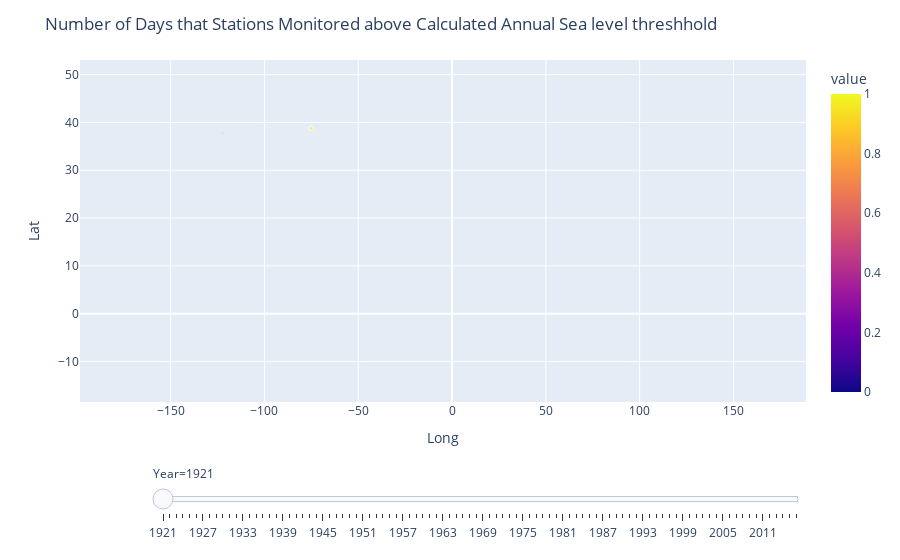

Here is the notebook cell this chart was saved with:
### Code cell
import plotly.express as px

df = px.data.gapminder()
fig = px.scatter(combined_flood_station_hist, x="Long", y="Lat", animation_frame="Year", animation_group="value",
           size="value", color="value", hover_name="Station Name",)

fig["layout"].pop("updatemenus") # optional, drop animation buttons
fig.update_layout(
    title_text = 'Number of Days that Stations Monitored above Calculated Annual Sea level threshhold'
)
fig.show()

### Figure 1 — Plotly figure (JSON) as saved in the notebook; plotly's stock layout.template omitted (floating-point values rounded to 4 significant figures)
{"data": [{"hovertemplate": "<b>%{hovertext}</b><br><br>Year=1921<br>Long=%{x}<br>Lat=%{y}<br>value=%{marker.color}<extra></extra>", "hovertext": ["Alameda, CA", "Annapolis, MD", "Apalachicola, FL", "Apra Harbor, Guam", "Arena Cove, CA", "Atlantic City, NJ", "Baltimore, MD", "Bar Harbor, ME", "Bay Waveland, MS", "Beaufort, NC", "Bergen Point, NY", "Boston, MA", "Bridgeport, CT", "Cambridge, MD", "Cape May, NJ", "Cedar Key, FL", "Charleston, OR", "Charleston, SC", "Charlotte Amalie, VI", "Cherry Point, WA", "Chesapeake Bay Bridge, VA", "Clearwater, FL", "Corpus Christi, TX", "Dauphin Island, AL", "Duck, NC", "Eagle Point, TX", "Fernandina Beach, FL", "Fort Myers, FL", "Fort Pulaski, GA", "Friday Harbor, WA", "Galveston Pier 21, TX", "Grand Isle, LA", "Hilo, HI", "Honolulu, HI", "Humboldt Bay, CA", "Kahului, HI", "Kawaihae, HI", "Key West, FL", "Kings Point, NY", "Kiptopeke, VA", "Kwajalein Island", "La Jolla, CA", "Lewes, DE", "Lewisetta, VA", "Lime Tree Bay, VI", "Los Angeles, CA", "Magueyes Island, PR", "Mayport, FL", "Midway Island", "Mokuoloe, HI", "Montauk, NY", "Monterey, CA", "Morgans Point, TX", "Nantucket Island, MA", "Naples, FL", "Nawiliwili, HI", "New London, CT", "Newport, RI", "Oregon Inlet, NC ", "Pago Pago, American Samoa ", "Panama City Beach, FL", "Panama City, FL", "Pensacola, FL", "Philadelphia, PA", "Point Reyes, CA", "Port Angeles, WA", "Port Chicago, CA", "Port Isabel, TX", "Port Orford, CA", "Port San Luis, CA", "Port Townsend, WA", "Portland, ME", "Providence, RI", "Reedy Point, DE", "Rockport, TX", "Sabine Pass, TX", "San Diego, CA", "San Francisco, CA", "San Juan, PR", "Sandy Hook, NJ", "Santa Monica, CA", "Seattle, WA", "Sewells Point, VA", "Solomons Island, MD", "South Beach, OR", "Springmaid Pier, SC", "St. Petersburg, FL", "The Battery, NY", "Toke Point,WA", "Tolchester Beach, MD", "Trident Pier, FL", "Vaca Key, FL", "Virginia Key, FL", "Wachapreague, VA", "Wake Island", "Washington, DC", "Wilmington, NC", "Windmill Point, VA", "Woods Hole, MA"], "ids": [0.1667, 0.1667, 0.1667, 0.1667, 0.1667, 0.1667, 0, 0.1667, 0.1667, 0.1667, 0.1667, 0, 0.1667, 0.1667, 0.1667, 0, 0.1667, 0.1667, 0.1667, 0.1667, 0.1667, 0.1667, 0.1667, 0.1667, 0.1667, 0.1667, 0, 0.1667, 0.1667, 0.1667, 0, 0.1667, 0.1667, 0, 0.1667, 0.1667, 0.1667, 0, 0.1667, 0.1667, 0.1667, 0.1667, 1, 0.1667, 0.1667, 0.1667, 0.1667, 0.1667, 0.1667, 0.1667, 0.1667, 0.1667, 0.1667, 0.1667, 0.1667, 0.1667, 0.1667, 0.1667, 0.1667, 0.1667, 0.1667, 0.1667, 0.1667, 0.1667, 0.1667, 0.1667, 0.1667, 0.1667, 0.1667, 0.1667, 0.1667, 1, 0.1667, 0.1667, 0.1667, 0.1667, 0, 0, 0.1667, 0.1667, 0.1667, 0, 0.1667, 0.1667, 0.1667, 0.1667, 0.1667, 0.1667, 0.1667, 0.1667, 0.1667, 0.1667, 0.1667, 0.1667, 0.1667, 0.1667, 0.1667, 0.1667, 0.1667], "legendgroup": "", "marker": {"color": [0.1667, 0.1667, 0.1667, 0.1667, 0.1667, 0.1667, 0, 0.1667, 0.1667, 0.1667, 0.1667, 0, 0.1667, 0.1667, 0.1667, 0, 0.1667, 0.1667, 0.1667, 0.1667, 0.1667, 0.1667, 0.1667, 0.1667, 0.1667, 0.1667, 0, 0.1667, 0.1667, 0.1667, 0, 0.1667, 0.1667, 0, 0.1667, 0.1667, 0.1667, 0, 0.1667, 0.1667, 0.1667, 0.1667, 1, 0.1667, 0.1667, 0.1667, 0.1667, 0.1667, 0.1667, 0.1667, 0.1667, 0.1667, 0.1667, 0.1667, 0.1667, 0.1667, 0.1667, 0.1667, 0.1667, 0.1667, 0.1667, 0.1667, 0.1667, 0.1667, 0.1667, 0.1667, 0.1667, 0.1667, 0.1667, 0.1667, 0.1667, 1, 0.1667, 0.1667, 0.1667, 0.1667, 0, 0, 0.1667, 0.1667, 0.1667, 0, 0.1667, 0.1667, 0.1667, 0.1667, 0.1667, 0.1667, 0.1667, 0.1667, 0.1667, 0.1667, 0.1667, 0.1667, 0.1667, 0.1667, 0.1667, 0.1667, 0.1667], "coloraxis": "coloraxis", "size": [0.1667, 0.1667, 0.1667, 0.1667, 0.1667, 0.1667, 0, 0.1667, 0.1667, 0.1667, 0.1667, 0, 0.1667, 0.1667, 0.1667, 0, 0.1667, 0.1667, 0.1667, 0.1667, 0.1667, 0.1667, 0.1667, 0.1667, 0.1667, 0.1667, 0, 0.1667, 0.1667, 0.1667, 0, 0.1667, 0.1667, 0, 0.1667, 0.1667, 0.1667, 0, 0.1667, 0.1667, 0.1667, 0.1667, 1, 0.1667, 0.1667, 0.1667, 0.1667, 0.1667, 0.1667, 0.1667, 0.1667, 0.1667, 0.1667, 0.1667, 0.1667, 0.1667, 0.1667, 0.1667, 0.1667, 0.1667, 0.1667, 0.1667, 0.1667, 0.1667, 0.1667, 0.1667, 0.1667, 0.1667, 0.1667, 0.1667, 0.1667, 1, 0.1667, 0.1667, 0.1667, 0.1667, 0, 0, 0.1667, 0.1667, 0.1667, 0, 0.1667, 0.1667, 0.1667, 0.1667, 0.1667, 0.1667, 0.1667, 0.1667, 0.1667, 0.1667, 0.1667, 0.1667, 0.1667, 0.1667, 0.1667, 0.1667, 0.1667], "sizemode": "area", "sizeref": 0.1175, "symbol": "circle"}, "mode": "markers", "name": "", "orientation": "v", "showlegend": false, "type": "scatter", "x": [-122.3, -76.48, -84.98, 144.7, -123.7, -74.42, -76.58, -68.21, -89.33, -76.67, -74.14, -71.05, -73.18, -76.07, -74.96, -83.03, -124.3, -79.93, -64.92, -122.8, -76.11, -82.83, -97.22, -88.08, -75.75, -94.92, -81.47, -81.87, -80.9, -123.0, -94.79, -89.96, -155.1, -157.9, -124.2, -156.5, -155.8, -81.81, -73.76, -75.99, 167.7, -117.3, -75.12, -76.46, -64.75, -118.3, -67.05, -81.43, -177.4, -157.8, -71.96, -121.9, -94.99, -70.1, -81.81, -159.4, -72.09, -71.33, -75.55, -170.7, -85.88, -85.67, -87.21, -75.14, -123.0, -123.4, -122.0, -97.22, -124.5, -120.8, -122.8, -70.25, -71.4, -75.57, -97.05, -93.87, -117.2, -122.5, -66.12, -74.01, -118.5, -122.3, -76.33, -76.45, -124.0, -78.92, -82.63, -74.01, -124.0, -76.25, -80.59, -81.11, -80.16, -75.69, 166.6, -77.02, -77.95, -76.29, -70.67], "xaxis": "x", "y": [37.77, 38.98, 29.73, 13.44, 38.91, 39.36, 39.27, 44.39, 30.33, 34.72, 40.64, 42.35, 41.17, 38.57, 38.97, 29.14, 43.35, 32.78, 18.34, 48.86, 36.97, 27.98, 27.58, 30.25, 36.18, 29.48, 30.67, 26.65, 32.03, 48.55, 29.31, 29.26, 19.73, 21.31, 40.77, 20.9, 20.04, 24.56, 40.81, 37.17, 8.73, 32.87, 38.78, 38, 17.69, 33.72, 17.97, 30.4, 28.21, 21.43, 41.05, 36.61, 29.68, 41.29, 26.13, 21.95, 41.36, 41.51, 35.8, -14.28, 30.21, 30.15, 30.4, 39.93, 38, 48.13, 38.06, 26.06, 42.74, 35.18, 48.11, 43.66, 41.81, 39.56, 28.02, 29.73, 32.71, 37.81, 18.46, 40.47, 34.01, 47.6, 36.95, 38.32, 44.63, 33.66, 27.76, 40.7, 46.71, 39.21, 28.42, 24.71, 25.73, 37.61, 19.29, 38.87, 34.23, 37.62, 41.52], "yaxis": "y"}], "layout": {"coloraxis": {"colorbar": {"title": {"text": "value"}}, "colorscale": [[0, "#0d0887"], [0.1111, "#46039f"], [0.2222, "#7201a8"], [0.3333, "#9c179e"], [0.4444, "#bd3786"], [0.5556, "#d8576b"], [0.6667, "#ed7953"], [0.7778, "#fb9f3a"], [0.8889, "#fdca26"], [1, "#f0f921"]]}, "legend": {"itemsizing": "constant", "tracegroupgap": 0}, "margin": {"t": 60}, "sliders": [{"active": 0, "currentvalue": {"prefix": "Year="}, "len": 0.9, "pad": {"b": 10, "t": 60}, "steps": [{"args": [["1921"], {"frame": {"duration": 0, "redraw": false}, "fromcurrent": true, "mode": "immediate", "transition": {"duration": 0, "easing": "linear"}}], "label": "1921", "method": "animate"}, {"args": [["1922"], {"frame": {"duration": 0, "redraw": false}, "fromcurrent": true, "mode": "immediate", "transition": {"duration": 0, "easing": "linear"}}], "label": "1922", "method": "animate"}, {"args": [["1923"], {"frame": {"duration": 0, "redraw": false}, "fromcurrent": true, "mode": "immediate", "transition": {"duration": 0, "easing": "linear"}}], "label": "1923", "method": "animate"}, {"args": [["1924"], {"frame": {"duration": 0, "redraw": false}, "fromcurrent": true, "mode": "immediate", "transition": {"duration": 0, "easing": "linear"}}], "label": "1924", "method": "animate"}, {"args": [["1925"], {"frame": {"duration": 0, "redraw": false}, "fromcurrent": true, "mode": "immediate", "transition": {"duration": 0, "easing": "linear"}}], "label": "1925", "method": "animate"}, {"args": [["1926"], {"frame": {"duration": 0, "redraw": false}, "fromcurrent": true, "mode": "immediate", "transition": {"duration": 0, "easing": "linear"}}], "label": "1926", "method": "animate"}, {"args": [["1927"], {"frame": {"duration": 0, "redraw": false}, "fromcurrent": true, "mode": "immediate", "transition": {"duration": 0, "easing": "linear"}}], "label": "1927", "method": "animate"}, {"args": [["1928"], {"frame": {"duration": 0, "redraw": false}, "fromcurrent": true, "mode": "immediate", "transition": {"duration": 0, "easing": "linear"}}], "label": "1928", "method": "animate"}, {"args": [["1929"], {"frame": {"duration": 0, "redraw": false}, "fromcurrent": true, "mode": "immediate", "transition": {"duration": 0, "easing": "linear"}}], "label": "1929", "method": "animate"}, {"args": [["1930"], {"frame": {"duration": 0, "redraw": false}, "fromcurrent": true, "mode": "immediate", "transition": {"duration": 0, "easing": "linear"}}], "label": "1930", "method": "animate"}, {"args": [["1931"], {"frame": {"duration": 0, "redraw": false}, "fromcurrent": true, "mode": "immediate", "transition": {"duration": 0, "easing": "linear"}}], "label": "1931", "method": "animate"}, {"args": [["1932"], {"frame": {"duration": 0, "redraw": false}, "fromcurrent": true, "mode": "immediate", "transition": {"duration": 0, "easing": "linear"}}], "label": "1932", "method": "animate"}, {"args": [["1933"], {"frame": {"duration": 0, "redraw": false}, "fromcurrent": true, "mode": "immediate", "transition": {"duration": 0, "easing": "linear"}}], "label": "1933", "method": "animate"}, {"args": [["1934"], {"frame": {"duration": 0, "redraw": false}, "fromcurrent": true, "mode": "immediate", "transition": {"duration": 0, "easing": "linear"}}], "label": "1934", "method": "animate"}, {"args": [["1935"], {"frame": {"duration": 0, "redraw": false}, "fromcurrent": true, "mode": "immediate", "transition": {"duration": 0, "easing": "linear"}}], "label": "1935", "method": "animate"}, {"args": [["1936"], {"frame": {"duration": 0, "redraw": false}, "fromcurrent": true, "mode": "immediate", "transition": {"duration": 0, "easing": "linear"}}], "label": "1936", "method": "animate"}, {"args": [["1937"], {"frame": {"duration": 0, "redraw": false}, "fromcurrent": true, "mode": "immediate", "transition": {"duration": 0, "easing": "linear"}}], "label": "1937", "method": "animate"}, {"args": [["1938"], {"frame": {"duration": 0, "redraw": false}, "fromcurrent": true, "mode": "immediate", "transition": {"duration": 0, "easing": "linear"}}], "label": "1938", "method": "animate"}, {"args": [["1939"], {"frame": {"duration": 0, "redraw": false}, "fromcurrent": true, "mode": "immediate", "transition": {"duration": 0, "easing": "linear"}}], "label": "1939", "method": "animate"}, {"args": [["1940"], {"frame": {"duration": 0, "redraw": false}, "fromcurrent": true, "mode": "immediate", "transition": {"duration": 0, "easing": "linear"}}], "label": "1940", "method": "animate"}, {"args": [["1941"], {"frame": {"duration": 0, "redraw": false}, "fromcurrent": true, "mode": "immediate", "transition": {"duration": 0, "easing": "linear"}}], "label": "1941", "method": "animate"}, {"args": [["1942"], {"frame": {"duration": 0, "redraw": false}, "fromcurrent": true, "mode": "immediate", "transition": {"duration": 0, "easing": "linear"}}], "label": "1942", "method": "animate"}, {"args": [["1943"], {"frame": {"duration": 0, "redraw": false}, "fromcurrent": true, "mode": "immediate", "transition": {"duration": 0, "easing": "linear"}}], "label": "1943", "method": "animate"}, {"args": [["1944"], {"frame": {"duration": 0, "redraw": false}, "fromcurrent": true, "mode": "immediate", "transition": {"duration": 0, "easing": "linear"}}], "label": "1944", "method": "animate"}, {"args": [["1945"], {"frame": {"duration": 0, "redraw": false}, "fromcurrent": true, "mode": "immediate", "transition": {"duration": 0, "easing": "linear"}}], "label": "1945", "method": "animate"}, {"args": [["1946"], {"frame": {"duration": 0, "redraw": false}, "fromcurrent": true, "mode": "immediate", "transition": {"duration": 0, "easing": "linear"}}], "label": "1946", "method": "animate"}, {"args": [["1947"], {"frame": {"duration": 0, "redraw": false}, "fromcurrent": true, "mode": "immediate", "transition": {"duration": 0, "easing": "linear"}}], "label": "1947", "method": "animate"}, {"args": [["1948"], {"frame": {"duration": 0, "redraw": false}, "fromcurrent": true, "mode": "immediate", "transition": {"duration": 0, "easing": "linear"}}], "label": "1948", "method": "animate"}, {"args": [["1949"], {"frame": {"duration": 0, "redraw": false}, "fromcurrent": true, "mode": "immediate", "transition": {"duration": 0, "easing": "linear"}}], "label": "1949", "method": "animate"}, {"args": [["1950"], {"frame": {"duration": 0, "redraw": false}, "fromcurrent": true, "mode": "immediate", "transition": {"duration": 0, "easing": "linear"}}], "label": "1950", "method": "animate"}, {"args": [["1951"], {"frame": {"duration": 0, "redraw": false}, "fromcurrent": true, "mode": "immediate", "transition": {"duration": 0, "easing": "linear"}}], "label": "1951", "method": "animate"}, {"args": [["1952"], {"frame": {"duration": 0, "redraw": false}, "fromcurrent": true, "mode": "immediate", "transition": {"duration": 0, "easing": "linear"}}], "label": "1952", "method": "animate"}, {"args": [["1953"], {"frame": {"duration": 0, "redraw": false}, "fromcurrent": true, "mode": "immediate", "transition": {"duration": 0, "easing": "linear"}}], "label": "1953", "method": "animate"}, {"args": [["1954"], {"frame": {"duration": 0, "redraw": false}, "fromcurrent": true, "mode": "immediate", "transition": {"duration": 0, "easing": "linear"}}], "label": "1954", "method": "animate"}, {"args": [["1955"], {"frame": {"duration": 0, "redraw": false}, "fromcurrent": true, "mode": "immediate", "transition": {"duration": 0, "easing": "linear"}}], "label": "1955", "method": "animate"}, {"args": [["1956"], {"frame": {"duration": 0, "redraw": false}, "fromcurrent": true, "mode": "immediate", "transition": {"duration": 0, "easing": "linear"}}], "label": "1956", "method": "animate"}, {"args": [["1957"], {"frame": {"duration": 0, "redraw": false}, "fromcurrent": true, "mode": "immediate", "transition": {"duration": 0, "easing": "linear"}}], "label": "1957", "method": "animate"}, {"args": [["1958"], {"frame": {"duration": 0, "redraw": false}, "fromcurrent": true, "mode": "immediate", "transition": {"duration": 0, "easing": "linear"}}], "label": "1958", "method": "animate"}, {"args": [["1959"], {"frame": {"duration": 0, "redraw": false}, "fromcurrent": true, "mode": "immediate", "transition": {"duration": 0, "easing": "linear"}}], "label": "1959", "method": "animate"}, {"args": [["1960"], {"frame": {"duration": 0, "redraw": false}, "fromcurrent": true, "mode": "immediate", "transition": {"duration": 0, "easing": "linear"}}], "label": "1960", "method": "animate"}, {"args": [["1961"], {"frame": {"duration": 0, "redraw": false}, "fromcurrent": true, "mode": "immediate", "transition": {"duration": 0, "easing": "linear"}}], "label": "1961", "method": "animate"}, {"args": [["1962"], {"frame": {"duration": 0, "redraw": false}, "fromcurrent": true, "mode": "immediate", "transition": {"duration": 0, "easing": "linear"}}], "label": "1962", "method": "animate"}, {"args": [["1963"], {"frame": {"duration": 0, "redraw": false}, "fromcurrent": true, "mode": "immediate", "transition": {"duration": 0, "easing": "linear"}}], "label": "1963", "method": "animate"}, {"args": [["1964"], {"frame": {"duration": 0, "redraw": false}, "fromcurrent": true, "mode": "immediate", "transition": {"duration": 0, "easing": "linear"}}], "label": "1964", "method": "animate"}, {"args": [["1965"], {"frame": {"duration": 0, "redraw": false}, "fromcurrent": true, "mode": "immediate", "transition": {"duration": 0, "easing": "linear"}}], "label": "1965", "method": "animate"}, {"args": [["1966"], {"frame": {"duration": 0, "redraw": false}, "fromcurrent": true, "mode": "immediate", "transition": {"duration": 0, "easing": "linear"}}], "label": "1966", "method": "animate"}, {"args": [["1967"], {"frame": {"duration": 0, "redraw": false}, "fromcurrent": true, "mode": "immediate", "transition": {"duration": 0, "easing": "linear"}}], "label": "1967", "method": "animate"}, {"args": [["1968"], {"frame": {"duration": 0, "redraw": false}, "fromcurrent": true, "mode": "immediate", "transition": {"duration": 0, "easing": "linear"}}], "label": "1968", "method": "animate"}, {"args": [["1969"], {"frame": {"duration": 0, "redraw": false}, "fromcurrent": true, "mode": "immediate", "transition": {"duration": 0, "easing": "linear"}}], "label": "1969", "method": "animate"}, {"args": [["1970"], {"frame": {"duration": 0, "redraw": false}, "fromcurrent": true, "mode": "immediate", "transition": {"duration": 0, "easing": "linear"}}], "label": "1970", "method": "animate"}, {"args": [["1971"], {"frame": {"duration": 0, "redraw": false}, "fromcurrent": true, "mode": "immediate", "transition": {"duration": 0, "easing": "linear"}}], "label": "1971", "method": "animate"}, {"args": [["1972"], {"frame": {"duration": 0, "redraw": false}, "fromcurrent": true, "mode": "immediate", "transition": {"duration": 0, "easing": "linear"}}], "label": "1972", "method": "animate"}, {"args": [["1973"], {"frame": {"duration": 0, "redraw": false}, "fromcurrent": true, "mode": "immediate", "transition": {"duration": 0, "easing": "linear"}}], "label": "1973", "method": "animate"}, {"args": [["1974"], {"frame": {"duration": 0, "redraw": false}, "fromcurrent": true, "mode": "immediate", "transition": {"duration": 0, "easing": "linear"}}], "label": "1974", "method": "animate"}, {"args": [["1975"], {"frame": {"duration": 0, "redraw": false}, "fromcurrent": true, "mode": "immediate", "transition": {"duration": 0, "easing": "linear"}}], "label": "1975", "method": "animate"}, {"args": [["1976"], {"frame": {"duration": 0, "redraw": false}, "fromcurrent": true, "mode": "immediate", "transition": {"duration": 0, "easing": "linear"}}], "label": "1976", "method": "animate"}, {"args": [["1977"], {"frame": {"duration": 0, "redraw": false}, "fromcurrent": true, "mode": "immediate", "transition": {"duration": 0, "easing": "linear"}}], "label": "1977", "method": "animate"}, {"args": [["1978"], {"frame": {"duration": 0, "redraw": false}, "fromcurrent": true, "mode": "immediate", "transition": {"duration": 0, "easing": "linear"}}], "label": "1978", "method": "animate"}, {"args": [["1979"], {"frame": {"duration": 0, "redraw": false}, "fromcurrent": true, "mode": "immediate", "transition": {"duration": 0, "easing": "linear"}}], "label": "1979", "method": "animate"}, {"args": [["1980"], {"frame": {"duration": 0, "redraw": false}, "fromcurrent": true, "mode": "immediate", "transition": {"duration": 0, "easing": "linear"}}], "label": "1980", "method": "animate"}, {"args": [["1981"], {"frame": {"duration": 0, "redraw": false}, "fromcurrent": true, "mode": "immediate", "transition": {"duration": 0, "easing": "linear"}}], "label": "1981", "method": "animate"}, {"args": [["1982"], {"frame": {"duration": 0, "redraw": false}, "fromcurrent": true, "mode": "immediate", "transition": {"duration": 0, "easing": "linear"}}], "label": "1982", "method": "animate"}, {"args": [["1983"], {"frame": {"duration": 0, "redraw": false}, "fromcurrent": true, "mode": "immediate", "transition": {"duration": 0, "easing": "linear"}}], "label": "1983", "method": "animate"}, {"args": [["1984"], {"frame": {"duration": 0, "redraw": false}, "fromcurrent": true, "mode": "immediate", "transition": {"duration": 0, "easing": "linear"}}], "label": "1984", "method": "animate"}, {"args": [["1985"], {"frame": {"duration": 0, "redraw": false}, "fromcurrent": true, "mode": "immediate", "transition": {"duration": 0, "easing": "linear"}}], "label": "1985", "method": "animate"}, {"args": [["1986"], {"frame": {"duration": 0, "redraw": false}, "fromcurrent": true, "mode": "immediate", "transition": {"duration": 0, "easing": "linear"}}], "label": "1986", "method": "animate"}, {"args": [["1987"], {"frame": {"duration": 0, "redraw": false}, "fromcurrent": true, "mode": "immediate", "transition": {"duration": 0, "easing": "linear"}}], "label": "1987", "method": "animate"}, {"args": [["1988"], {"frame": {"duration": 0, "redraw": false}, "fromcurrent": true, "mode": "immediate", "transition": {"duration": 0, "easing": "linear"}}], "label": "1988", "method": "animate"}, {"args": [["1989"], {"frame": {"duration": 0, "redraw": false}, "fromcurrent": true, "mode": "immediate", "transition": {"duration": 0, "easing": "linear"}}], "label": "1989", "method": "animate"}, {"args": [["1990"], {"frame": {"duration": 0, "redraw": false}, "fromcurrent": true, "mode": "immediate", "transition": {"duration": 0, "easing": "linear"}}], "label": "1990", "method": "animate"}, {"args": [["1991"], {"frame": {"duration": 0, "redraw": false}, "fromcurrent": true, "mode": "immediate", "transition": {"duration": 0, "easing": "linear"}}], "label": "1991", "method": "animate"}, {"args": [["1992"], {"frame": {"duration": 0, "redraw": false}, "fromcurrent": true, "mode": "immediate", "transition": {"duration": 0, "easing": "linear"}}], "label": "1992", "method": "animate"}, {"args": [["1993"], {"frame": {"duration": 0, "redraw": false}, "fromcurrent": true, "mode": "immediate", "transition": {"duration": 0, "easing": "linear"}}], "label": "1993", "method": "animate"}, {"args": [["1994"], {"frame": {"duration": 0, "redraw": false}, "fromcurrent": true, "mode": "immediate", "transition": {"duration": 0, "easing": "linear"}}], "label": "1994", "method": "animate"}, {"args": [["1995"], {"frame": {"duration": 0, "redraw": false}, "fromcurrent": true, "mode": "immediate", "transition": {"duration": 0, "easing": "linear"}}], "label": "1995", "method": "animate"}, {"args": [["1996"], {"frame": {"duration": 0, "redraw": false}, "fromcurrent": true, "mode": "immediate", "transition": {"duration": 0, "easing": "linear"}}], "label": "1996", "method": "animate"}, {"args": [["1997"], {"frame": {"duration": 0, "redraw": false}, "fromcurrent": true, "mode": "immediate", "transition": {"duration": 0, "easing": "linear"}}], "label": "1997", "method": "animate"}, {"args": [["1998"], {"frame": {"duration": 0, "redraw": false}, "fromcurrent": true, "mode": "immediate", "transition": {"duration": 0, "easing": "linear"}}], "label": "1998", "method": "animate"}, {"args": [["1999"], {"frame": {"duration": 0, "redraw": false}, "fromcurrent": true, "mode": "immediate", "transition": {"duration": 0, "easing": "linear"}}], "label": "1999", "method": "animate"}, {"args": [["2000"], {"frame": {"duration": 0, "redraw": false}, "fromcurrent": true, "mode": "immediate", "transition": {"duration": 0, "easing": "linear"}}], "label": "2000", "method": "animate"}, {"args": [["2001"], {"frame": {"duration": 0, "redraw": false}, "fromcurrent": true, "mode": "immediate", "transition": {"duration": 0, "easing": "linear"}}], "label": "2001", "method": "animate"}, {"args": [["2002"], {"frame": {"duration": 0, "redraw": false}, "fromcurrent": true, "mode": "immediate", "transition": {"duration": 0, "easing": "linear"}}], "label": "2002", "method": "animate"}, {"args": [["2003"], {"frame": {"duration": 0, "redraw": false}, "fromcurrent": true, "mode": "immediate", "transition": {"duration": 0, "easing": "linear"}}], "label": "2003", "method": "animate"}, {"args": [["2004"], {"frame": {"duration": 0, "redraw": false}, "fromcurrent": true, "mode": "immediate", "transition": {"duration": 0, "easing": "linear"}}], "label": "2004", "method": "animate"}, {"args": [["2005"], {"frame": {"duration": 0, "redraw": false}, "fromcurrent": true, "mode": "immediate", "transition": {"duration": 0, "easing": "linear"}}], "label": "2005", "method": "animate"}, {"args": [["2006"], {"frame": {"duration": 0, "redraw": false}, "fromcurrent": true, "mode": "immediate", "transition": {"duration": 0, "easing": "linear"}}], "label": "2006", "method": "animate"}, {"args": [["2007"], {"frame": {"duration": 0, "redraw": false}, "fromcurrent": true, "mode": "immediate", "transition": {"duration": 0, "easing": "linear"}}], "label": "2007", "method": "animate"}, {"args": [["2008"], {"frame": {"duration": 0, "redraw": false}, "fromcurrent": true, "mode": "immediate", "transition": {"duration": 0, "easing": "linear"}}], "label": "2008", "method": "animate"}, {"args": [["2009"], {"frame": {"duration": 0, "redraw": false}, "fromcurrent": true, "mode": "immediate", "transition": {"duration": 0, "easing": "linear"}}], "label": "2009", "method": "animate"}, {"args": [["2010"], {"frame": {"duration": 0, "redraw": false}, "fromcurrent": true, "mode": "immediate", "transition": {"duration": 0, "easing": "linear"}}], "label": "2010", "method": "animate"}, {"args": [["2011"], {"frame": {"duration": 0, "redraw": false}, "fromcurrent": true, "mode": "immediate", "transition": {"duration": 0, "easing": "linear"}}], "label": "2011", "method": "animate"}, {"args": [["2012"], {"frame": {"duration": 0, "redraw": false}, "fromcurrent": true, "mode": "immediate", "transition": {"duration": 0, "easing": "linear"}}], "label": "2012", "method": "animate"}, {"args": [["2013"], {"frame": {"duration": 0, "redraw": false}, "fromcurrent": true, "mode": "immediate", "transition": {"duration": 0, "easing": "linear"}}], "label": "2013", "method": "animate"}, {"args": [["2014"], {"frame": {"duration": 0, "redraw": false}, "fromcurrent": true, "mode": "immediate", "transition": {"duration": 0, "easing": "linear"}}], "label": "2014", "method": "animate"}, {"args": [["2015"], {"frame": {"duration": 0, "redraw": false}, "fromcurrent": true, "mode": "immediate", "transition": {"duration": 0, "easing": "linear"}}], "label": "2015", "method": "animate"}, {"args": [["2016"], {"frame": {"duration": 0, "redraw": false}, "fromcurrent": true, "mode": "immediate", "transition": {"duration": 0, "easing": "linear"}}], "label": "2016", "method": "animate"}], "x": 0.1, "xanchor": "left", "y": 0, "yanchor": "top"}], "title": {"text": "Number of Days that Stations Monitored above Calculated Annual Sea level threshhold"}, "xaxis": {"anchor": "y", "domain": [0, 1], "title": {"text": "Long"}}, "yaxis": {"anchor": "x", "domain": [0, 1], "title": {"text": "Lat"}}}}
